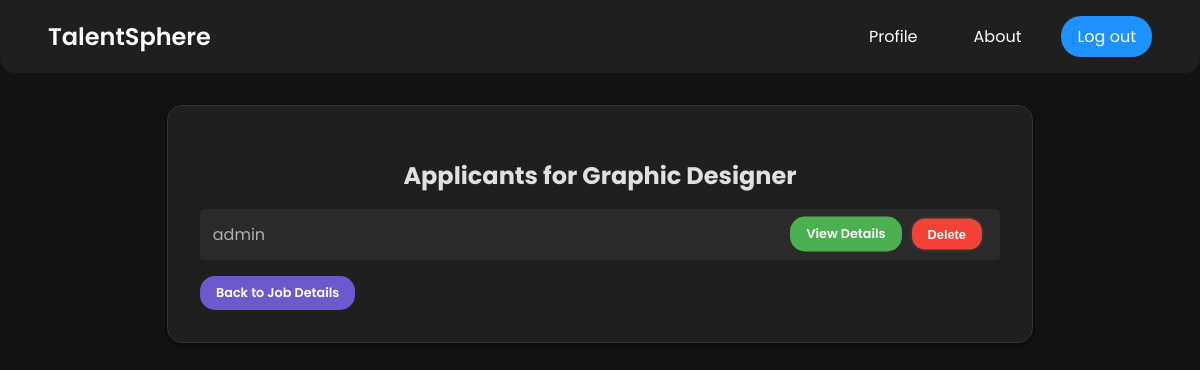
/job_details/18/applicants/ (signed in), run on an earlier commit of the app's database.
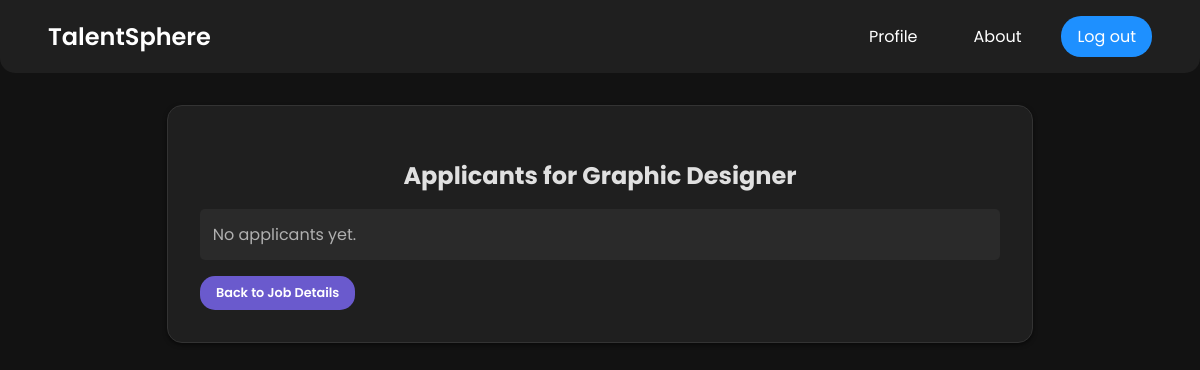
And on a later commit of the database.
### base/models.py (models this page shows, shortened)
class Job_details(models.Model):
    user = models.ForeignKey(User, on_delete=models.CASCADE, blank=True, null=True)
    title = models.CharField(max_length=200)
    description = models.TextField(null=True, blank=True)
    duration = models.CharField(max_length=100)
    salary = models.CharField(max_length=100)
    location = models.CharField(max_length=200)
    company = models.CharField(max_length=200)
    about_the_role = models.TextField()
    requirements = models.TextField()
    perks = models.TextField()
    about_the_company = models.TextField()
    job_type = models.CharField(max_length=50, choices=[
        ('fulltime', 'Full Time'),
        ('halftime', 'Half Time'),
    ], default='fulltime')
    created = models.DateTimeField(auto_now_add=True)
    applicants = models.TextField(null=True, blank=True)  # Field to store applicants' usernames
    class Meta:
        ordering = ['created']

### base/views.py (the view)
# urls.py: path('job_details/<int:pk>/applicants/', ViewApplicants.as_view(), name='view-applicants'),
class ViewApplicants(LoginRequiredMixin, DetailView):
    model = Job_details
    template_name = 'base/view_applicants.html'  # Ensure this matches your template path
    context_object_name = 'job'
    def get_context_data(self, **kwargs):
        context = super().get_context_data(**kwargs)
        job = self.get_object()
        if job.applicants:
            context['applicants_list'] = job.applicants.split(',')
        else:
            context['applicants_list'] = []
        return context

### base/templates/base/view_applicants.html (shortened to what this page needs)
<!DOCTYPE html>
<html lang="en">
  <head>
    <link rel="stylesheet" href="https://cdnjs.cloudflare.com/ajax/libs/font-awesome/6.0.0-beta3/css/all.min.css">
    {% load static %}
    <link rel="stylesheet" href="{% static 'css/view_applicants.css' %}">
  </head>
  <body>
    <header>
      <nav class="navbar">
        <div class="logo">
            <a href="{% url 'listings' %}" class="logo-link">TalentSphere</a>
        </div>
        <div class="nav-links">
            <a href="{% url 'user_details' %}" class="nav-item">Profile</a>
            <a href="{% url 'about' %}" class="nav-item">About</a>
            <a href="{% url 'logout' %}" class="nav-item contact-btn">Log out</a>
        </div>
    </nav>
    </header>
    <main>
      <div class="applicants-list">
        <h2>Applicants for {{ job.title }}</h2>
        <ul>
          {% for applicant in applicants_list %}
          <li>
            {{ applicant }}
            <div class="btn-group">
              <a
                href="{% url 'applicant-details' username=applicant %}"
                class="btn view-details-btn"
                >View Details</a
              >
              <form
                action="{% url 'delete-applicant' job.pk %}"
                method="post"
                style="display: inline"
              >
                <button type="submit" class="btn delete-btn">Delete</button>
              </form>
            </div>
          </li>
          {% empty %}
          <li>No applicants yet.</li>
          {% endfor %}
        </ul>
        <a href="{% url 'listings-details' job.pk %}" class="btn back-btn"
          >Back to Job Details</a
        >
      </div>
    </main>
  </body>
</html>

What changed in the data, as far as the page shows it:
changed Job_details "Graphic Designer": applicants "admin" → empty (drawn)
Also different on the page:
text now shown: "No applicants yet."
list line gone: "admin"
list line gone: "View Details Delete"
